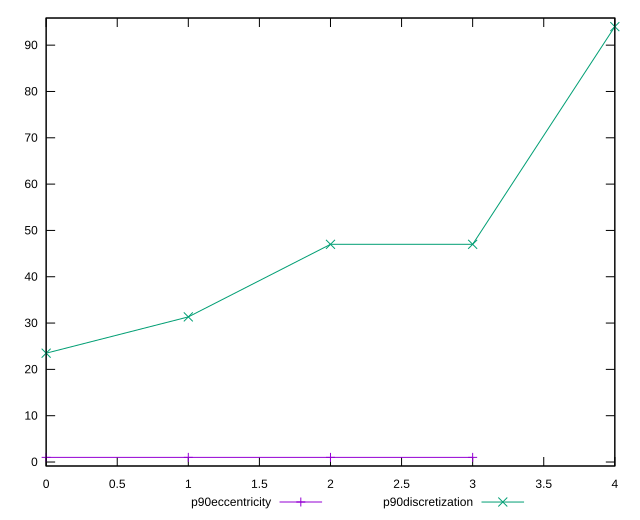

Recreate this plot in gnuplot.
reset

$p90Eccentricity <<EOF
0 1.0000000000000018
1 0.9999999999999979
2 0.9999999999999974
3 0.9999999999999983
EOF

$p90Discretization <<EOF
0 23.5
1 31.333333333333332
2 47
3 47
4 94
EOF

set key outside below
set xrange [0:4]
set yrange [-0.8600000000000027:95.86]
set trange [-0.8600000000000027:95.86]
set terminal svg size 640, 520 enhanced background rgb 'white'
set output "report_0_00242021-02-20T12:25:28.543Z/meta/score-difference/progression/eccentricity.svg"

plot $p90Eccentricity title "p90eccentricity" with linespoints, \
     $p90Discretization title "p90discretization" with linespoints

reset
